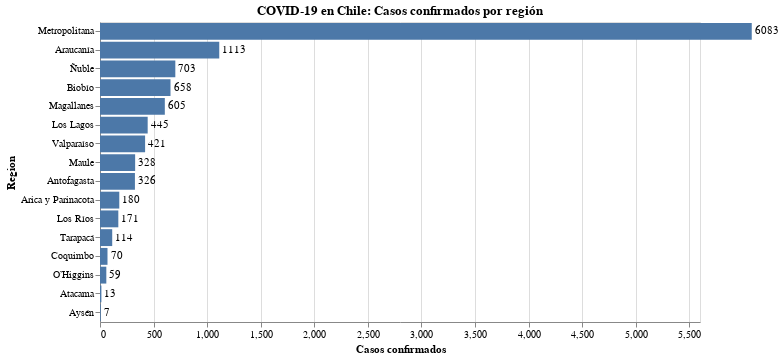

Notebook code for this chart:
### Code cell
#hide_input
bars = alt.Chart(data_raw).mark_bar().encode(
    x = alt.X(today, scale=alt.Scale(domain=(0, 5600)), axis=alt.Axis(title='Casos confirmados')),
    y = alt.Y('Region:N', sort='-x')
).properties(
    title='COVID-19 en Chile: Casos confirmados por región'
)

text = bars.mark_text(
    align='left',
    baseline='middle',
    dx=3  # Nudges text to right so it doesn't appear on top of the bar
).encode(
    text=today
)

bars.configure_title(
    fontSize=20,
    font='Courier',
    anchor='start',
    color='gray'
)

(bars + text).properties(width=600, height=300)

### Figure 1 — Vega-Lite specification as saved in the notebook (floating-point values rounded to 4 significant figures)
{"config": {"view": {"continuousWidth": 400, "continuousHeight": 300}}, "layer": [{"mark": "bar", "encoding": {"x": {"type": "quantitative", "axis": {"title": "Casos confirmados"}, "field": "2020-04-22", "scale": {"domain": [0, 5600]}}, "y": {"type": "nominal", "field": "Region", "sort": "-x"}}, "title": "COVID-19 en Chile: Casos confirmados por región"}, {"mark": {"type": "text", "align": "left", "baseline": "middle", "dx": 3}, "encoding": {"text": {"type": "quantitative", "field": "2020-04-22"}, "x": {"type": "quantitative", "axis": {"title": "Casos confirmados"}, "field": "2020-04-22", "scale": {"domain": [0, 5600]}}, "y": {"type": "nominal", "field": "Region", "sort": "-x"}}, "title": "COVID-19 en Chile: Casos confirmados por región"}], "data": {"name": "data-2631d2e6749f275f7412f9e30d0abebb"}, "height": 300, "width": 600, "$schema": "https://vega.github.io/schema/vega-lite/v4.8.1.json", "datasets": {"data-2631d2e6749f275f7412f9e30d0abebb": [{"Region": "Arica y Parinacota", "2020-04-22": 180}, {"Region": "Tarapacá", "2020-04-22": 114}, {"Region": "Antofagasta", "2020-04-22": 326}, {"Region": "Atacama", "2020-04-22": 13}, {"Region": "Coquimbo", "2020-04-22": 70}, {"Region": "Valparaíso", "2020-04-22": 421}, {"Region": "Metropolitana", "2020-04-22": 6083}, {"Region": "O’Higgins", "2020-04-22": 59}, {"Region": "Maule", "2020-04-22": 328}, {"Region": "Ñuble", "2020-04-22": 703}, {"Region": "Biobío", "2020-04-22": 658}, {"Region": "Araucanía", "2020-04-22": 1113}, {"Region": "Los Ríos", "2020-04-22": 171}, {"Region": "Los Lagos", "2020-04-22": 445}, {"Region": "Aysén", "2020-04-22": 7}, {"Region": "Magallanes", "2020-04-22": 605}]}}
